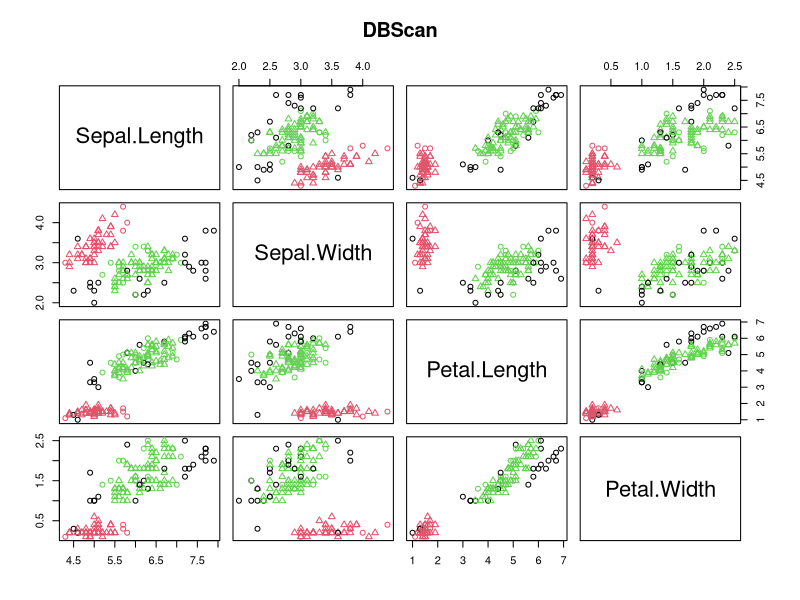
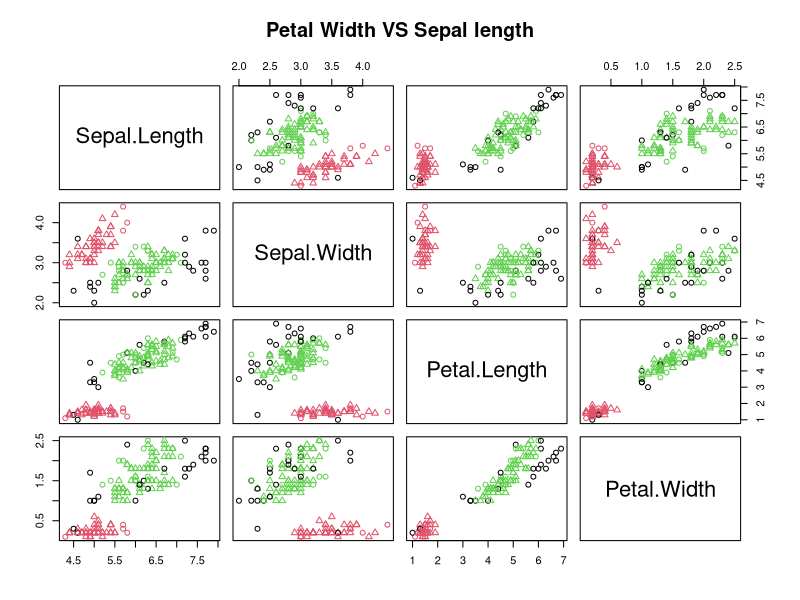

The R source for these figures, in order:
install.packages("fpc")
library(fpc)
data<-iris[-5]
set.seed(200)
d <- dbscan(data , eps=0.45 , MinPts = 5)
d
d$cluster
table(d$cluster , iris$Species)
plot(d , data , main="DBScan")
plot(d, data , main = "Petal Width VS Sepal length")
